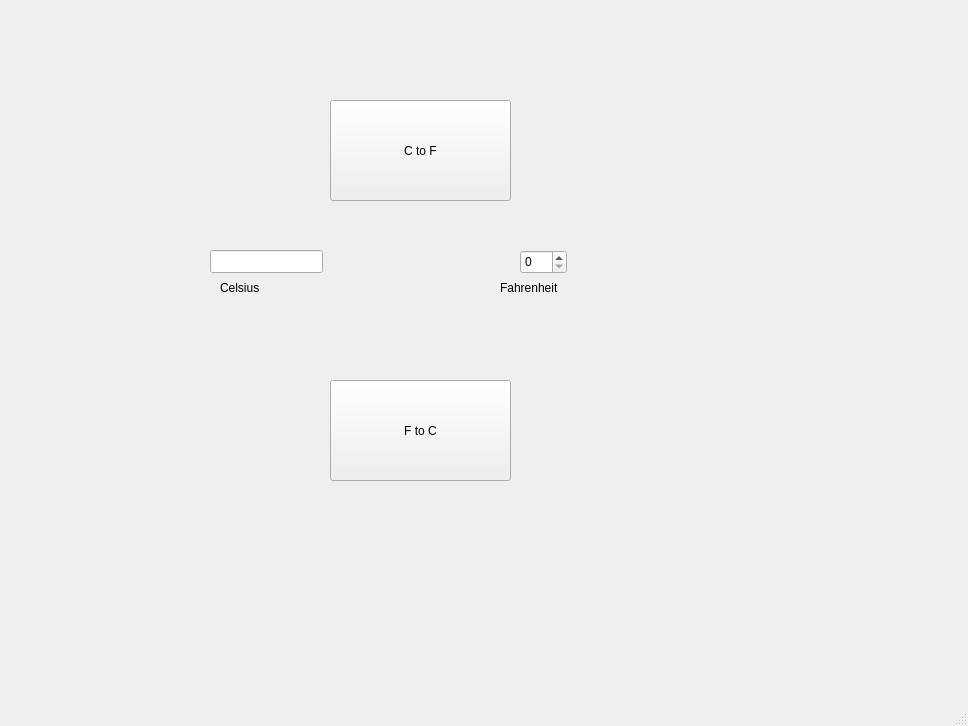
<?xml version="1.0" encoding="UTF-8"?>
<ui version="4.0">
 <class>MainWindow</class>
 <widget class="QMainWindow" name="MainWindow">
  <property name="geometry">
   <rect>
    <x>0</x>
    <y>0</y>
    <width>968</width>
    <height>726</height>
   </rect>
  </property>
  <property name="windowTitle">
   <string>MainWindow</string>
  </property>
  <widget class="QWidget" name="centralwidget">
   <widget class="QPushButton" name="btn_FtoC">
    <property name="geometry">
     <rect>
      <x>330</x>
      <y>380</y>
      <width>181</width>
      <height>101</height>
     </rect>
    </property>
    <property name="text">
     <string>F to C</string>
    </property>
   </widget>
   <widget class="QPushButton" name="btn_CtoF">
    <property name="enabled">
     <bool>true</bool>
    </property>
    <property name="geometry">
     <rect>
      <x>330</x>
      <y>100</y>
      <width>181</width>
      <height>101</height>
     </rect>
    </property>
    <property name="text">
     <string>C to F</string>
    </property>
   </widget>
   <widget class="QLabel" name="label">
    <property name="geometry">
     <rect>
      <x>220</x>
      <y>280</y>
      <width>59</width>
      <height>15</height>
     </rect>
    </property>
    <property name="text">
     <string>Celsius</string>
    </property>
   </widget>
   <widget class="QLabel" name="label_2">
    <property name="geometry">
     <rect>
      <x>500</x>
      <y>280</y>
      <width>91</width>
      <height>16</height>
     </rect>
    </property>
    <property name="text">
     <string>Fahrenheit</string>
    </property>
   </widget>
   <widget class="QLineEdit" name="editCel">
    <property name="geometry">
     <rect>
      <x>210</x>
      <y>250</y>
      <width>113</width>
      <height>23</height>
     </rect>
    </property>
   </widget>
   <widget class="QSpinBox" name="spinF">
    <property name="geometry">
     <rect>
      <x>520</x>
      <y>250</y>
      <width>47</width>
      <height>24</height>
     </rect>
    </property>
   </widget>
  </widget>
  <widget class="QMenuBar" name="menubar">
   <property name="geometry">
    <rect>
     <x>0</x>
     <y>0</y>
     <width>968</width>
     <height>20</height>
    </rect>
   </property>
  </widget>
  <widget class="QStatusBar" name="statusbar"/>
 </widget>
 <resources/>
 <connections/>
</ui>
